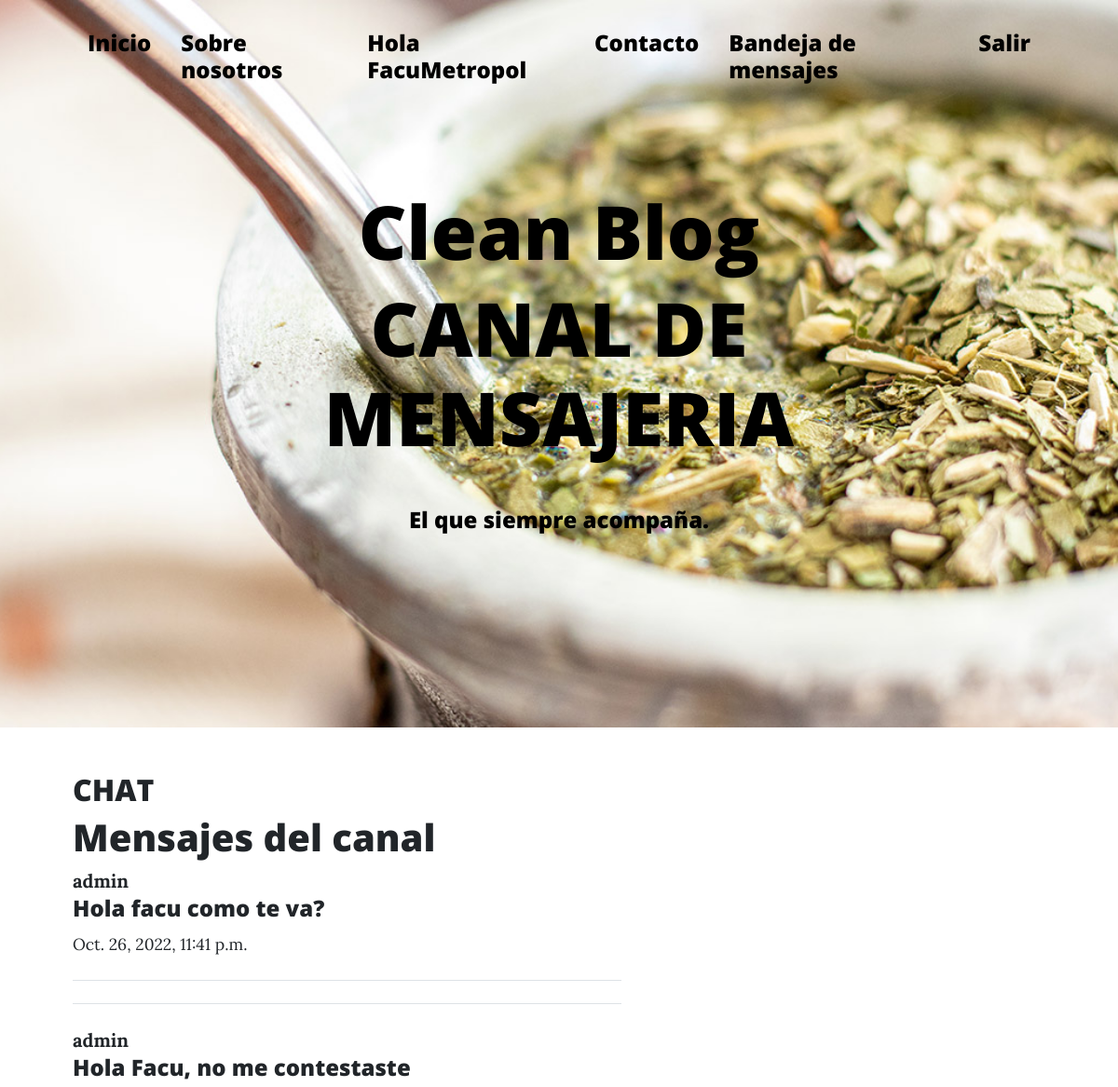
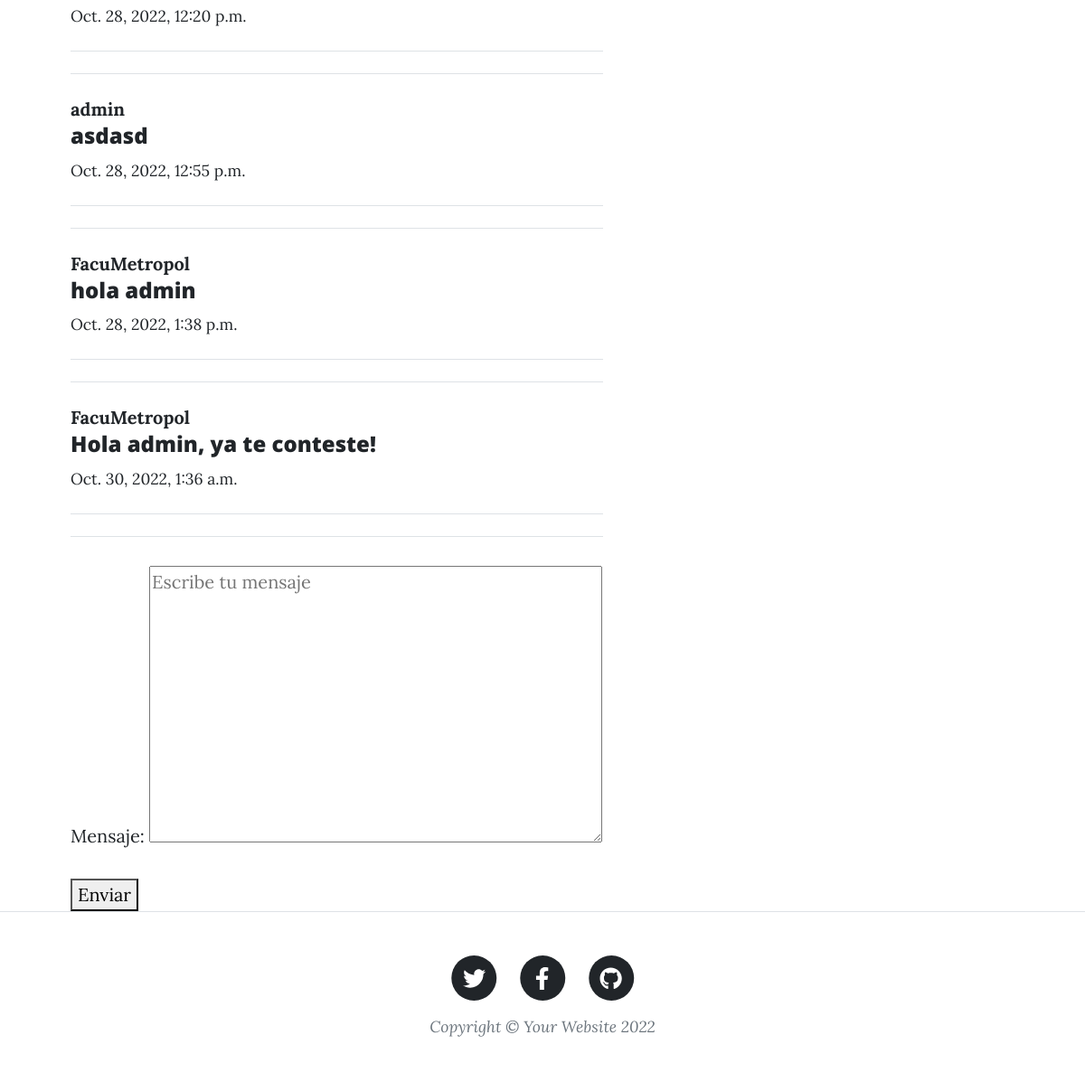
Page /ms/admin (signed in) on the committed database (2 pictures, top to bottom).
### DM/models.py (models this page shows)
class ModelBase(models.Model):
    id = models.UUIDField(default=uuid.uuid4, primary_key=True, db_index=True, editable=False)
    tiempo = models.DateTimeField(auto_now_add=True)
    actualizar = models.DateTimeField(auto_now=True)
    class Meta:
        abstract = True

class CanalMensaje(ModelBase):
    canal = models.ForeignKey('Canal', on_delete=models.CASCADE)
    usuario = models.ForeignKey(User, on_delete=models.CASCADE)
    texto = models.TextField()

### DM/views.py (the view)
# urls.py: path('ms/<str:username>', DetailMs.as_view(), name='DetailMs'),
class DetailMs(LoginRequiredMixin, CanalFormMixin, DetailView):
    template_name='AppPrueba/canal_detail.html'
    def get_object(self, *args, **kwargs):
        username = self.kwargs.get('username')
        mi_username= self.request.user.username
        canal, _ = Canal.objects.obtener_o_crear_canal_ms(mi_username, username)
        if username == mi_username:
            mi_canal, _ = Canal.objects.obtener_o_crear_canal_usuario_actual(self.request.user)
            return mi_canal
        if canal == None:
            raise Http404
        return canal

### DM/forms.py
class FormMensajes(forms.Form):
    mensaje = forms.CharField(widget=forms.Textarea(attrs = {
        'class': 'formulario_ms',
        'placeholder':'Escribe tu mensaje'
    }))

### DM/models.py (called while the page is built, shortened)
    def solo_dos(self):
        return self.annotate(num_usuarios = Count('usuarios')).filter(num_usuarios=2)

    def filtrar_por_username(self, username):
        return self.filter(canalusuario__usuario__username=username)

    def get_queryset(self, *args, **kwargs):
        return CanalQuerySet(self.model, using=self._db)

    def filtrar_ms_por_privado(self, username_a, username_b):
        return self.get_queryset().solo_dos().filtrar_por_username(username_a).filtrar_por_username(username_b)

    def obtener_o_crear_canal_ms(self, username_a, username_b):
        qs = self.filtrar_ms_por_privado(username_a, username_b)
        if qs.exists():
            return qs.order_by('tiempo').first(), False

### AppPrueba/templates/AppPrueba/canal_detail.html (shortened to what this page needs)
{% extends 'AppPrueba/index-chat.html' %}
{% load static %}
{% block titulo %}
<h1 class="mb-5" style="color:black">CANAL DE MENSAJERIA</h1>
{% endblock %}

### AppPrueba/templates/AppPrueba/index-chat.html (shortened to what this page needs)
<!DOCTYPE html>
<html lang="en">
    <head>
        {% load static %}
        <link href='{% static "AppPrueba/css/styles.css" %}' rel="stylesheet" />
    </head>
    <body>
        <nav class="navbar navbar-expand-lg navbar-light" id="mainNav">
            <div class="container px-4 px-lg-5">
                <div class="collapse navbar-collapse" id="navbarResponsive">
                    <ul class="navbar-nav ms-auto py-4 py-lg-0">
                        <li class="nav-item"><h4><a style="color:black" class="nav-link px-lg-3 py-3 py-lg-4" href="{% url 'inicio' %}">Inicio</a></h4></li>
                        <li class="nav-item"><h4><a style="color:black" class="nav-link px-lg-3 py-3 py-lg-4" href="{% url 'about' %}">Sobre nosotros</a></h4></li>
                        {% if user.is_authenticated %}
                        <li class="nav-item"><h4><a style="color:black" class="nav-link px-lg-3 py-3 py-lg-4">Hola {{ user.username }}</a></h4></li>
                        <li class="nav-item"><h4><a style="color:black" class="nav-link px-lg-3 py-3 py-lg-4" href="{% url 'leerUsuarios' %}">Contacto</a></h4></li>
                        <li class="nav-item"><h4><a style="color:black" class="nav-link px-lg-3 py-3 py-lg-4" href="{% url 'Inbox' %}">Bandeja de mensajes</a></h4></li>
                        <li class="nav-item"><h4><a style="color:black" class="nav-link px-lg-3 py-3 py-lg-4" href="{% url 'logout' %}">Salir</a></h4></li>
                        {% else %}
                        <li class="nav-item"><h4><a style="color:black" class="nav-link px-lg-3 py-3 py-lg-4" href="{% url 'login' %}">Entrar</a></h4></li>
                        <li class="nav-item"><h4><a style="color:black" class="nav-link px-lg-3 py-3 py-lg-4" href="{% url 'register' %}">Registrarse</a></h4></li>
                        {% endif %}
                    </ul>
                </div>
            </div>
        </nav>
        <header class="masthead" style="background-image: url('{% static 'AppPrueba/assets/img/Matienzo.jpg' %}')">
            <div class="container position-relative px-4 px-lg-5">
                <div class="row gx-4 gx-lg-5 justify-content-center">
                    <div class="col-md-10 col-lg-8 col-xl-7">
                        <div class="site-heading">
                            <h1 style="color:black">Clean Blog</h1>
                            {% block titulo %}
                            {% endblock %}
                            <span style="color:black" class="subheading"><h4>El que siempre acompaña.</h4></span>
                        </div>
                    </div>
                </div>
            </div>
        </header>
        <div class="container px-4 px-lg-5">
            <div class="row gx-4 gx-lg-5 justify-content-flex-start">
                <div class="col-md-10 col-lg-8 col-xl-7">
                    <h2>CHAT</h2>
                    <h1>Mensajes del canal</h1>
                    {% for mensaje in object.canalmensaje_set.all %}
                        <div class="div_ms {% if request.user == mensaje.usuario %}mis_mensajes
                        {% else %} tus_mensajes {% endif %}">
                            <strong>{{mensaje.usuario}}</strong>
                            <h4>{{mensaje.texto}}</h4>
                            <small>{{mensaje.tiempo}}</small>
                        </div>
                        <hr class="my-4" />
                        <hr class="my-4" />
                    {% endfor %}
                    <div class="div_form_ms">
                        <form id='form_submit' action='{{ request.path }}' method="POST">
                            {{form.as_p}}
                            <button type="submit">
                                Enviar
                            </button>
                        </form>
                    </div>
                    </div>
                </div>
            </div>
        <footer class="border-top">
            <div class="container px-4 px-lg-5">
                <div class="row gx-4 gx-lg-5 justify-content-center">
                    <div class="col-md-10 col-lg-8 col-xl-7">
                        <ul class="list-inline text-center">
                            <li class="list-inline-item">
                                <a href="#!">
                                    <span class="fa-stack fa-lg">
                                        <i class="fas fa-circle fa-stack-2x"></i>
                                        <i class="fab fa-twitter fa-stack-1x fa-inverse"></i>
                                    </span>
                                </a>
                            </li>
                            <li class="list-inline-item">
                                <a href="#!">
                                    <span class="fa-stack fa-lg">
                                        <i class="fas fa-circle fa-stack-2x"></i>
                                        <i class="fab fa-facebook-f fa-stack-1x fa-inverse"></i>
                                    </span>
                                </a>
                            </li>
                            <li class="list-inline-item">
                                <a href="#!">
                                    <span class="fa-stack fa-lg">
                                        <i class="fas fa-circle fa-stack-2x"></i>
                                        <i class="fab fa-github fa-stack-1x fa-inverse"></i>
                                    </span>
                                </a>
                            </li>
                        </ul>
                        <div class="small text-center text-muted fst-italic">Copyright &copy; Your Website 2022</div>
                    </div>
                </div>
            </div>
        </footer>
    </body>
</html>

### rows in the picture
CanalMensaje: usuario "admin", texto "Hola facu como te va?", tiempo "Oct. 26, 2022, 11:41 p.m."
CanalMensaje: usuario "admin", texto "Hola Facu, no me contestaste", tiempo "Oct. 28, 2022, 12:20 p.m."
CanalMensaje: usuario "admin", texto "asdasd", tiempo "Oct. 28, 2022, 12:55 p.m."
CanalMensaje: usuario "FacuMetropol", texto "hola admin", tiempo "Oct. 28, 2022, 1:38 p.m."
CanalMensaje: usuario "FacuMetropol", texto "Hola admin, ya te conteste!", tiempo "Oct. 30, 2022, 1:36 a.m."

### other values in the picture
{{ user.username }} "FacuMetropol"
